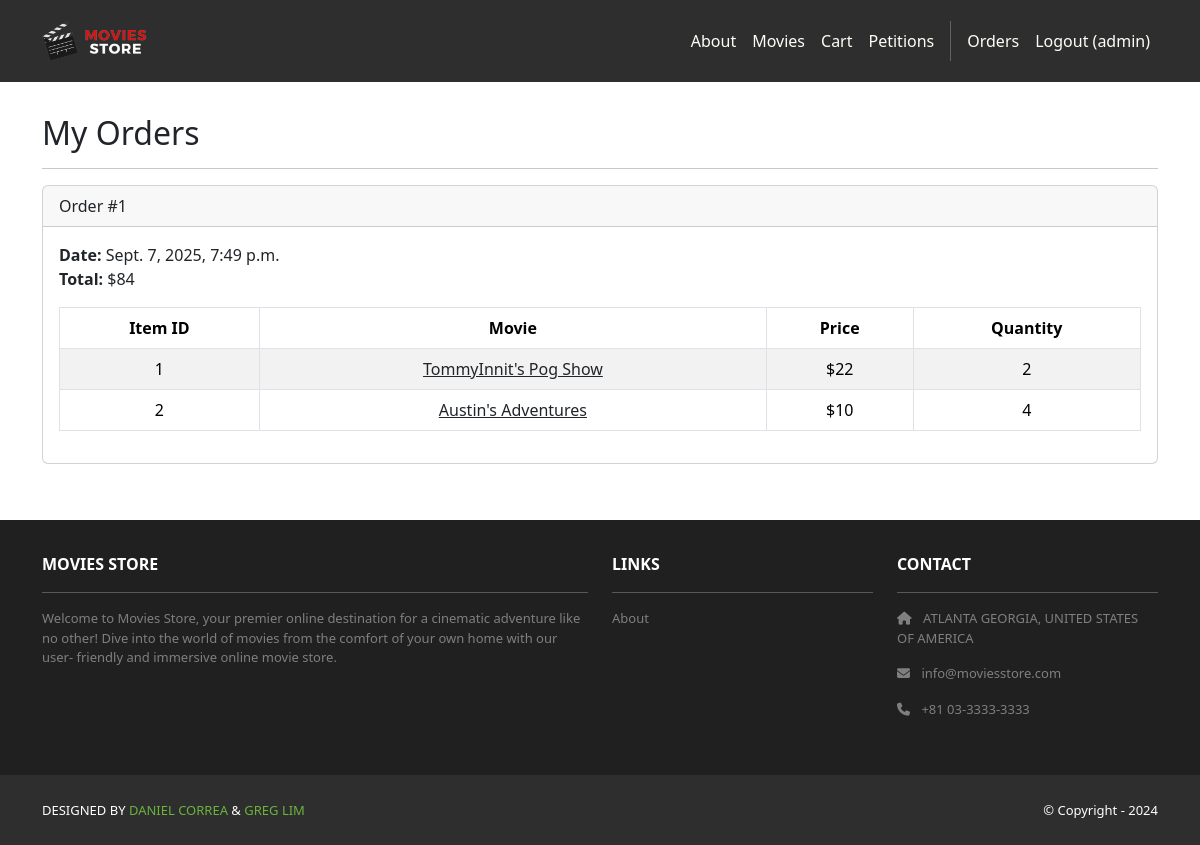
The app's page /accounts/orders/ (signed in), older data.
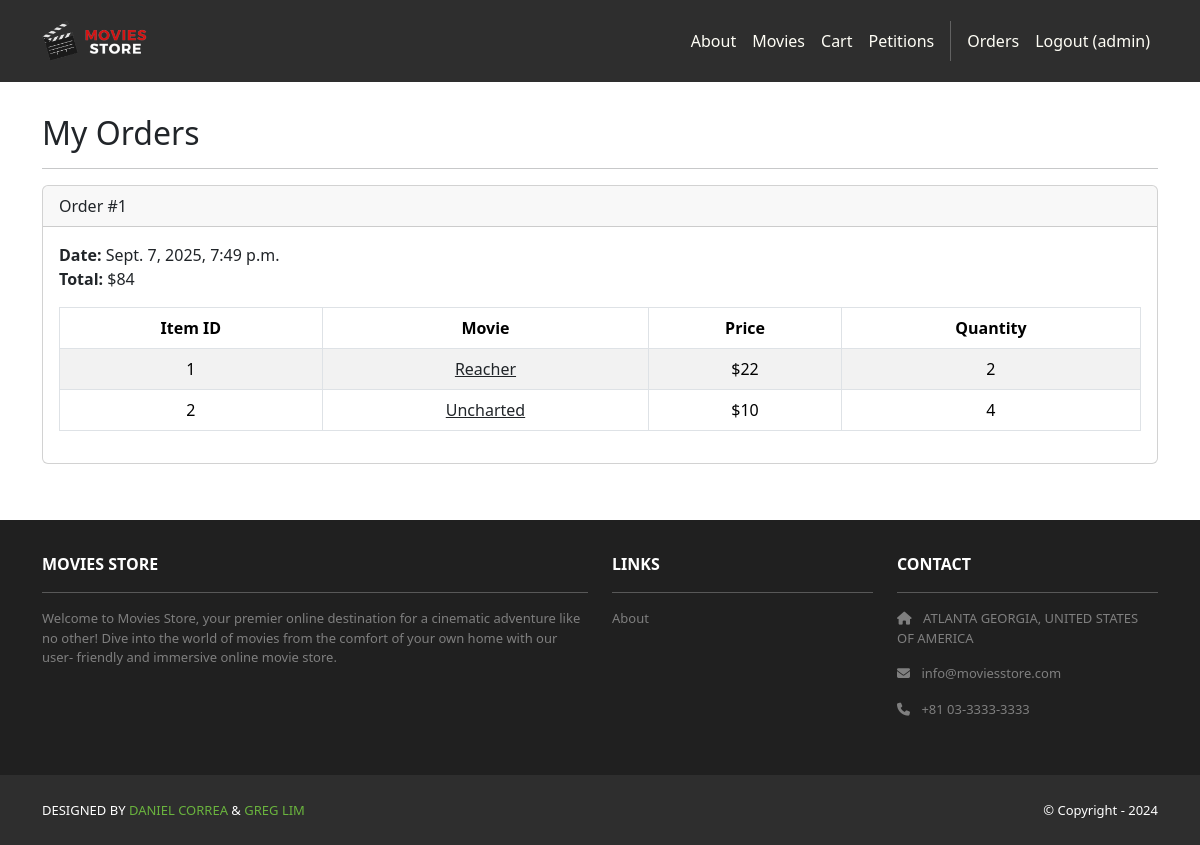
The same page, newer data.
### cart/models.py (models this page shows, shortened)
class Item(models.Model):
    id = models.AutoField(primary_key=True)
    price = models.IntegerField()
    quantity = models.IntegerField()
    order = models.ForeignKey(Order,
        on_delete=models.CASCADE)
    movie = models.ForeignKey(Movie,
        on_delete=models.CASCADE)

### movies/models.py (models this page shows, shortened)
class Movie(models.Model):
    id = models.AutoField(primary_key=True)
    name = models.CharField(max_length=255)
    price = models.IntegerField()
    description = models.TextField()
    image = models.ImageField(upload_to='movie_images/')

### accounts/views.py (the view)
# urls.py: path('orders/', views.orders, name='accounts.orders')
@login_required
def orders(request):
    template_data = {}
    template_data['title'] = 'Orders'
    template_data['orders'] = request.user.order_set.all()
    return render(request, 'accounts/orders.html',
        {'template_data': template_data})

### accounts/templates/accounts/orders.html
{% extends 'base.html' %} {% block content %}
<div class="p-3">
    <div class="container">
        <div class="row mt-3">
            <div class="col mx-auto mb-3">
                <h2>My Orders</h2>
                <hr />
                {% for order in template_data.orders %}
                <div class="card mb-4">
                    <div class="card-header">Order #{{ order.id }}</div>
                    <div class="card-body">
                        <b>Date:</b>
                        {{ order.date }}
                        <br />
                        <b>Total:</b>
                        ${{ order.total }}
                        <br />
                        <table class="table table-bordered table-striped text-center mt-3">
                            <thead>
                                <tr>
                                    <th scope="col">Item ID</th>
                                    <th scope="col">Movie</th>
                                    <th scope="col">Price</th>
                                    <th scope="col">Quantity</th>
                                </tr>
                            </thead>
                            <tbody>
                                {% for item in order.item_set.all %}
                                <tr>
                                    <td>{{ item.movie.id }}</td>
                                    <td>
                                        <a class="link-dark" href="{% url 'movies.show' id=item.movie.id %}">{{ item.movie.name }}</a>
                                    </td>
                                    <td>${{ item.movie.price }}</td>
                                    <td>{{ item.quantity }}</td>
                                </tr>
                                {% endfor %}
                            </tbody>
                        </table>
                    </div>
                </div>
                {% endfor %}
            </div>
        </div>
    </div>
</div>
{% endblock content %}

Row changes from the older to the newer data that the page shows:
changed through a linked row, Item: movie.name "TommyInnit's Pog Show" → "Reacher"
changed through a linked row, Item: movie.name "Austin's Adventures" → "Uncharted"
